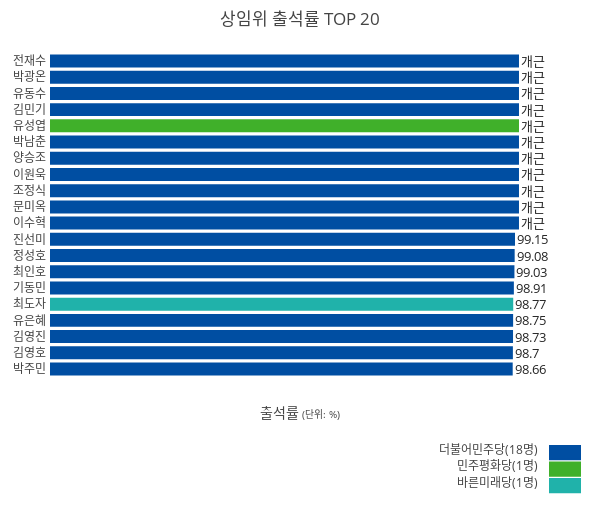

The code cell stored with this chart in its notebook:
### Markdown cell above
# iplot

### Code cell
# # fig_0_standing
# py.iplot(fig_0_att_rate_for_standing, filename='fig_0_standing')

# # fig_1_abs
# py.iplot(fig_1_abs_rate, filename='fig_1_abs_rate')

# fig_1_1_abs_king
# py.iplot(fig_1_1_abs_king, filename='fig_1_1_abs_king')

# fig_1_2_att_king
# py.iplot(fig_1_2_att_king, filename='fig_1_2_att_king')

# # fig_2_att
# py.iplot(fig_2_att_rate, filename='fig_2_att_rate')

# # fig_3_party
# py.iplot(fig_3_party_att, filename='fig_3_party_att')


# fig_0_standing
# off.iplot(fig_0_att_rate_for_standing, filename='fig_0_standing', image='jpeg',
#           image_width=600, image_height=500,)

# # fig_1_abs
# off.iplot(fig_1_abs_rate, filename='fig_1_abs_rate', image='jpeg',
#           image_width=600, image_height=530,)

# fig_1_1_abs_king
# off.iplot(fig_1_1_abs_king, filename='fig_1_1_abs_king', image='jpeg',
#           image_width=600, image_height=450,)

# fig_1_2_att_king
# off.iplot(fig_1_2_att_king, filename='fig_1_2_att_king', image='jpeg',
#           image_width=600, image_height=300,)

# # fig_2_att
# off.iplot(fig_2_att_rate, filename='fig_2_att_rate', image='jpeg',
#           image_width=600, image_height=530,)

# # fig_3_party
# off.iplot(fig_3_party_att, filename='fig_3_party_att', image='jpeg',
#           image_width=600, image_height=250,)

### Figure 1 — Plotly figure (JSON) as saved in the notebook; plotly's stock layout.template omitted (floating-point values rounded to 4 significant figures)
{"data": [{"hoverinfo": "text", "hovertext": ["더불어민주당<br>당선횟수: 1<br>출석률: 98.66<br>특이사항: ", "더불어민주당<br>당선횟수: 1<br>출석률: 98.7<br>특이사항: ", "더불어민주당<br>당선횟수: 1<br>출석률: 98.73<br>특이사항: ", "더불어민주당<br>당선횟수: 2<br>출석률: 98.75<br>특이사항: ", "바른미래당<br>당선횟수: 1<br>출석률: 98.77<br>특이사항: ", "더불어민주당<br>당선횟수: 1<br>출석률: 98.91<br>특이사항: ", "더불어민주당<br>당선횟수: 1<br>출석률: 99.03<br>특이사항: ", "더불어민주당<br>당선횟수: 3<br>출석률: 99.08<br>특이사항: ", "더불어민주당<br>당선횟수: 2<br>출석률: 99.15<br>특이사항: ", "더불어민주당<br>당선횟수: 1<br>출석률: 100.0<br>특이사항: ", "더불어민주당<br>당선횟수: 1<br>출석률: 100.0<br>특이사항: 사퇴, 대통령비서실 과학기술보좌관", "더불어민주당<br>당선횟수: 4<br>출석률: 100.0<br>특이사항: ", "더불어민주당<br>당선횟수: 2<br>출석률: 100.0<br>특이사항: ", "더불어민주당<br>당선횟수: 4<br>출석률: 100.0<br>특이사항: 사퇴, 충남도지사후보", "더불어민주당<br>당선횟수: 2<br>출석률: 100.0<br>특이사항: 사퇴, 인천시장후보", "민주평화당<br>당선횟수: 3<br>출석률: 100.0<br>특이사항: ", "더불어민주당<br>당선횟수: 2<br>출석률: 100.0<br>특이사항: ", "더불어민주당<br>당선횟수: 1<br>출석률: 100.0<br>특이사항: ", "더불어민주당<br>당선횟수: 2<br>출석률: 100.0<br>특이사항: ", "더불어민주당<br>당선횟수: 1<br>출석률: 100.0<br>특이사항: "], "marker": {"color": ["#004EA2", "#004EA2", "#004EA2", "#004EA2", "#20B2AA", "#004EA2", "#004EA2", "#004EA2", "#004EA2", "#004EA2", "#004EA2", "#004EA2", "#004EA2", "#004EA2", "#004EA2", "#40B02A", "#004EA2", "#004EA2", "#004EA2", "#004EA2"]}, "orientation": "h", "type": "bar", "x": [98.66, 98.7, 98.73, 98.75, 98.77, 98.91, 99.03, 99.08, 99.15, 100, 100, 100, 100, 100, 100, 100, 100, 100, 100, 100], "y": ["박주민", "김영호", "김영진", "유은혜", "최도자", "기동민", "최인호", "정성호", "진선미", "이수혁", "문미옥", "조정식", "이원욱", "양승조", "박남춘", "유성엽", "김민기", "유동수", "박광온", "전재수"]}], "layout": {"annotations": [{"font": {"color": "#262626", "size": 13}, "showarrow": false, "text": "98.66", "x": 98.66, "xanchor": "left", "xref": "x", "y": "박주민", "yanchor": "auto", "yref": "y"}, {"font": {"color": "#262626", "size": 13}, "showarrow": false, "text": "98.7", "x": 98.7, "xanchor": "left", "xref": "x", "y": "김영호", "yanchor": "auto", "yref": "y"}, {"font": {"color": "#262626", "size": 13}, "showarrow": false, "text": "98.73", "x": 98.73, "xanchor": "left", "xref": "x", "y": "김영진", "yanchor": "auto", "yref": "y"}, {"font": {"color": "#262626", "size": 13}, "showarrow": false, "text": "98.75", "x": 98.75, "xanchor": "left", "xref": "x", "y": "유은혜", "yanchor": "auto", "yref": "y"}, {"font": {"color": "#262626", "size": 13}, "showarrow": false, "text": "98.77", "x": 98.77, "xanchor": "left", "xref": "x", "y": "최도자", "yanchor": "auto", "yref": "y"}, {"font": {"color": "#262626", "size": 13}, "showarrow": false, "text": "98.91", "x": 98.91, "xanchor": "left", "xref": "x", "y": "기동민", "yanchor": "auto", "yref": "y"}, {"font": {"color": "#262626", "size": 13}, "showarrow": false, "text": "99.03", "x": 99.03, "xanchor": "left", "xref": "x", "y": "최인호", "yanchor": "auto", "yref": "y"}, {"font": {"color": "#262626", "size": 13}, "showarrow": false, "text": "99.08", "x": 99.08, "xanchor": "left", "xref": "x", "y": "정성호", "yanchor": "auto", "yref": "y"}, {"font": {"color": "#262626", "size": 13}, "showarrow": false, "text": "99.15", "x": 99.15, "xanchor": "left", "xref": "x", "y": "진선미", "yanchor": "auto", "yref": "y"}, {"font": {"color": "#262626", "size": 13}, "showarrow": false, "text": "개근", "x": 100, "xanchor": "left", "xref": "x", "y": "이수혁", "yanchor": "auto", "yref": "y"}, {"font": {"color": "#262626", "size": 13}, "showarrow": false, "text": "개근", "x": 100, "xanchor": "left", "xref": "x", "y": "문미옥", "yanchor": "auto", "yref": "y"}, {"font": {"color": "#262626", "size": 13}, "showarrow": false, "text": "개근", "x": 100, "xanchor": "left", "xref": "x", "y": "조정식", "yanchor": "auto", "yref": "y"}, {"font": {"color": "#262626", "size": 13}, "showarrow": false, "text": "개근", "x": 100, "xanchor": "left", "xref": "x", "y": "이원욱", "yanchor": "auto", "yref": "y"}, {"font": {"color": "#262626", "size": 13}, "showarrow": false, "text": "개근", "x": 100, "xanchor": "left", "xref": "x", "y": "양승조", "yanchor": "auto", "yref": "y"}, {"font": {"color": "#262626", "size": 13}, "showarrow": false, "text": "개근", "x": 100, "xanchor": "left", "xref": "x", "y": "박남춘", "yanchor": "auto", "yref": "y"}, {"font": {"color": "#262626", "size": 13}, "showarrow": false, "text": "개근", "x": 100, "xanchor": "left", "xref": "x", "y": "유성엽", "yanchor": "auto", "yref": "y"}, {"font": {"color": "#262626", "size": 13}, "showarrow": false, "text": "개근", "x": 100, "xanchor": "left", "xref": "x", "y": "김민기", "yanchor": "auto", "yref": "y"}, {"font": {"color": "#262626", "size": 13}, "showarrow": false, "text": "개근", "x": 100, "xanchor": "left", "xref": "x", "y": "유동수", "yanchor": "auto", "yref": "y"}, {"font": {"color": "#262626", "size": 13}, "showarrow": false, "text": "개근", "x": 100, "xanchor": "left", "xref": "x", "y": "박광온", "yanchor": "auto", "yref": "y"}, {"font": {"color": "#262626", "size": 13}, "showarrow": false, "text": "개근", "x": 100, "xanchor": "left", "xref": "x", "y": "전재수", "yanchor": "auto", "yref": "y"}, {"showarrow": false, "text": "더불어민주당(18명)", "x": 0.98, "xref": "paper", "y": -0.242, "yref": "paper"}, {"showarrow": false, "text": "민주평화당(1명)", "x": 0.98, "xref": "paper", "y": -0.292, "yref": "paper"}, {"showarrow": false, "text": "바른미래당(1명)", "x": 0.98, "xref": "paper", "y": -0.342, "yref": "paper"}], "height": 530, "margin": {"b": 150, "l": 50, "pad": 2.5, "r": 50, "t": 50}, "shapes": [{"fillcolor": "#004EA2", "line": {"color": "#004EA2"}, "type": "rect", "x0": 1, "x1": 1.06, "xref": "paper", "y0": -0.2, "y1": -0.24, "yref": "paper"}, {"fillcolor": "#40B02A", "line": {"color": "#40B02A"}, "type": "rect", "x0": 1, "x1": 1.06, "xref": "paper", "y0": -0.25, "y1": -0.29, "yref": "paper"}, {"fillcolor": "#20B2AA", "line": {"color": "#20B2AA"}, "type": "rect", "x0": 1, "x1": 1.06, "xref": "paper", "y0": -0.3, "y1": -0.34, "yref": "paper"}], "title": "상임위 출석률 TOP 20", "width": 600, "xaxis": {"fixedrange": true, "showgrid": false, "showticklabels": false, "title": "출석률<span style=\"font-size:0.7em\"> (단위: %)</span>", "zeroline": false}, "yaxis": {"fixedrange": true}}}
